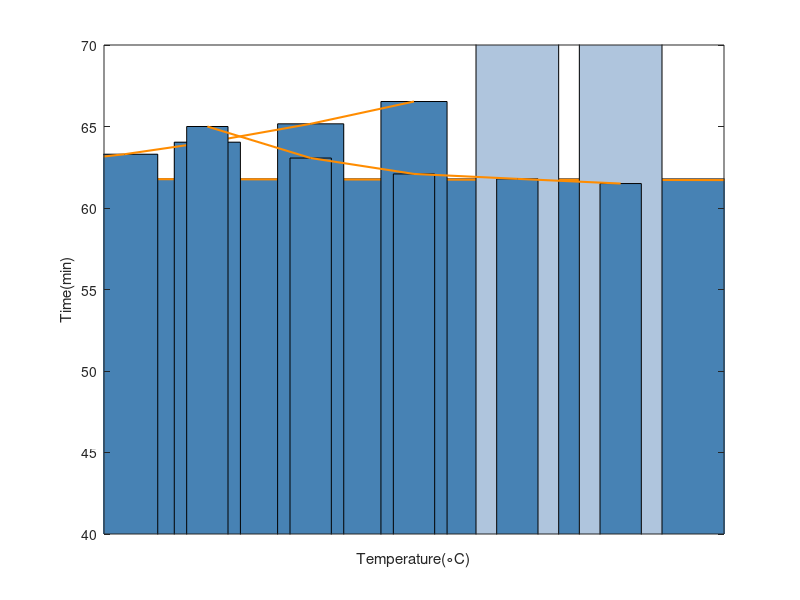

MATLAB code for this plot:
 days = 0:1000:3000;
conc=[61.783,59.78, 57.816,55.605];
 b = bar(days,conc,0.4);%绘柱状图，赋值图形句柄给b
 hold on;
 p = plot(days,conc,'Color',[255,140,0]/255,'LineWidth',1.5);%绘折线图，赋值图形句柄给p

 set(b, 'FaceColor', [71,130,180]/255);
 ylabel('Time(min)')
 xlabel('Altitude(m)')
 
 %%
 
days = [0 6 10 15 20 25 30];
conc=[3748 3798 3842.3 3909.9 3992 0 0]./60;
 b = bar(days,conc,0.8);%绘柱状图，赋值图形句柄给b
 hold on;

 
 p = plot(days(1:5),conc(1:5),'Color',[255,140,0]/255,'LineWidth',1.5);%绘折线图，赋值图形句柄给p

 days = [25 30 ];
conc=[5600 5600]./60;
 set(b, 'FaceColor', [71,130,180]/255);
 b2 = bar(days,conc,0.8);%绘柱状图，赋值图形句柄给b
set(b2, 'FaceColor', [175,197,221]/255);
 ylabel('Time(min)')
 xlabel('Altitude(m)')
 axis ([-5 35 40 70])
 %%
  days = 10:5:30;
conc=[65*60/1000 3.7839 3.7254 3.7073 3.6900]*1000/60;
 b = bar(days,conc,0.4);%绘柱状图，赋值图形句柄给b
 hold on;
 p = plot(days,conc,'Color',[255,140,0]/255,'LineWidth',1.5);%绘折线图，赋值图形句柄给p

 set(b, 'FaceColor', [71,130,180]/255);
 ylabel('Time(min)')
 xlabel('Temperature(\circC)')
  axis ([5 35 40 70])